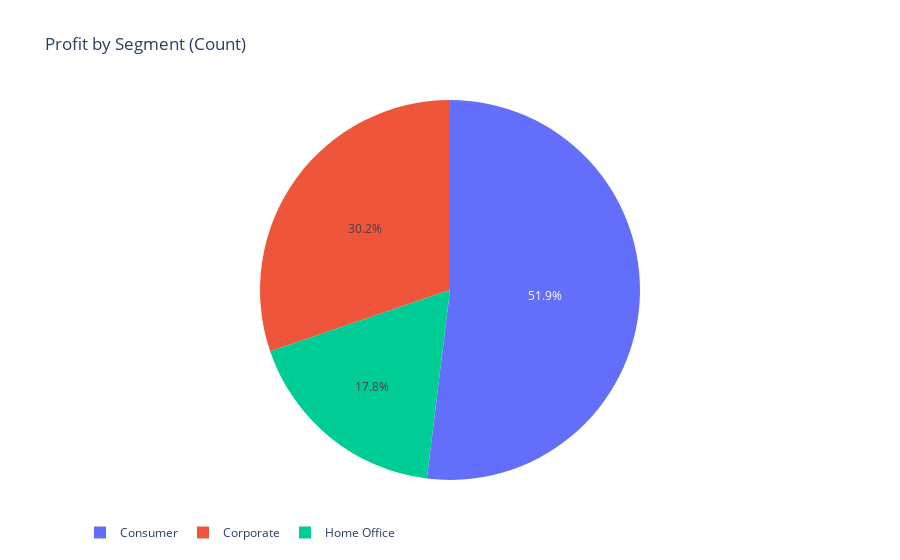

The code cell stored with this chart in its notebook:
### Markdown cell above
## Customer Segment

### Code cell
# <<-- Profit by Segment -->>

if isinstance(df, (pd.DatetimeIndex, pd.MultiIndex)):
	df = df.to_frame(index=False)

# remove any pre-existing indices for ease of use in the D-Tale code, but this is not required
df = df.reset_index().drop('index', axis=1, errors='ignore')
df.columns = [str(c) for c in df.columns]  # update columns to strings in case they are numbers

chart_data = pd.concat([
	df['Segment'],
	df['Profit'],
], axis=1)

chart_data = chart_data.sort_values(['Segment'])
chart_data = chart_data.rename(columns={'Segment': 'x'})
chart_data = chart_data.groupby(['x'])[['Profit']].count().reset_index()
chart_data = chart_data.dropna()
chart_data = chart_data[chart_data['Profit'] > 0]  # can't represent negatives in a pie

# import plotly.graph_objs as go

chart = go.Pie(labels=chart_data['x'], values=chart_data['Profit'])
figure = go.Figure(data=[chart], layout=go.Layout({
    'legend': {'orientation': 'h'}, 'title': {'text': 'Profit by Segment (Count)'}
}))

figure

### Figure 1 — Plotly figure (JSON) as saved in the notebook; plotly's stock layout.template omitted (floating-point values rounded to 4 significant figures)
{"data": [{"labels": ["Consumer", "Corporate", "Home Office"], "type": "pie", "values": [5191, 3020, 1783]}], "layout": {"legend": {"orientation": "h"}, "title": {"text": "Profit by Segment (Count)"}}}
